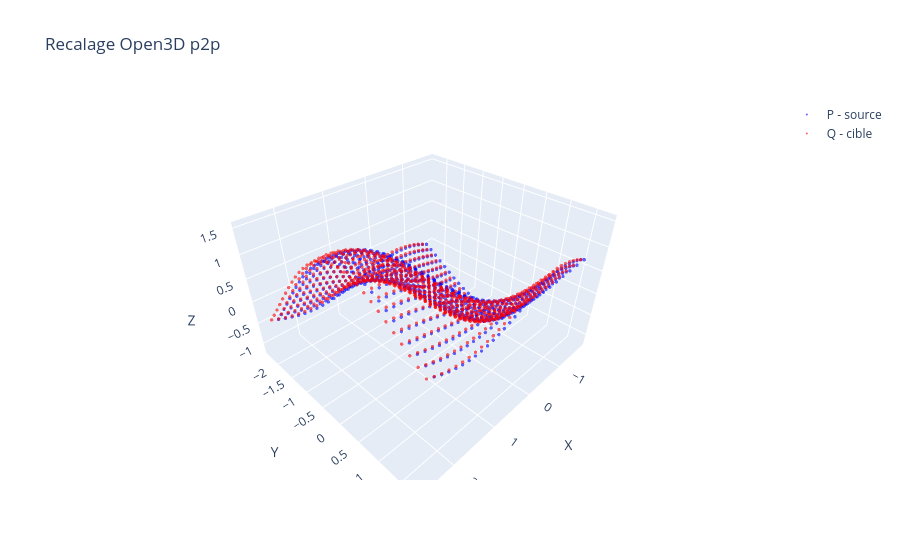

Notebook source saved alongside this figure:
### Markdown cell above
### Question 2 – Comparison: Open3D p2p vs ICP from scratch

### Code cell
R_o3d = res_p2p.transformation[:3,:3]
t_o3d = res_p2p.transformation[:3, 3]
rmse_scratch = rmse_commun(Pa, Q)
rmse_p2p     = rmse_commun(Pa_p2p, Q_clean)

print('R from scratch:\n', np.round(R_opt,  4))
print('R Open3D p2p  :\n', np.round(R_o3d,  4))
print('R ground truth:\n', np.round(R_gt,   4))
print('T from scratch:', np.round(T_opt,          4))
print('T Open3D p2p  :', np.round(t_o3d,          4))
print('T ground truth:', np.round(T_gt.flatten(),  4))

print(f"""
+--------------------+-----------+-----------+
| Method             | RMSE      | Time (s)  |
+--------------------+-----------+-----------+
| ICP from scratch   | {rmse_scratch:.6f} | {sum(tc):.4f}   |
| Open3D p2p         | {rmse_p2p:.6f} | {t_p2p:.4f}   |
+--------------------+-----------+-----------+

Same R and T, same RMSE. Open3D is ~{sum(tc)/t_p2p:.0f}x faster (KD-Tree O(n log n)).
""")
ShowData(Pa_p2p, Q_clean, title='Open3D p2p Registration')

### Figure 1 — Plotly figure (JSON) as saved in the notebook; plotly's stock layout.template omitted (floating-point values rounded to 4 significant figures; data arrays with more than 128 entries replaced by an {"elided": "..."} marker saying what was removed)
{"data": [{"marker": {"color": "blue", "opacity": 0.6, "size": 2}, "mode": "markers", "name": "P - source", "type": "scatter3d", "x": {"elided": "900 float values"}, "y": {"elided": "900 float values"}, "z": {"elided": "900 float values"}}, {"marker": {"color": "red", "opacity": 0.6, "size": 2}, "mode": "markers", "name": "Q - cible", "type": "scatter3d", "x": {"elided": "900 float values"}, "y": {"elided": "900 float values"}, "z": {"elided": "900 float values"}}], "layout": {"scene": {"xaxis": {"title": {"text": "X"}}, "yaxis": {"title": {"text": "Y"}}, "zaxis": {"title": {"text": "Z"}}}, "title": {"text": "Recalage Open3D p2p"}}}
